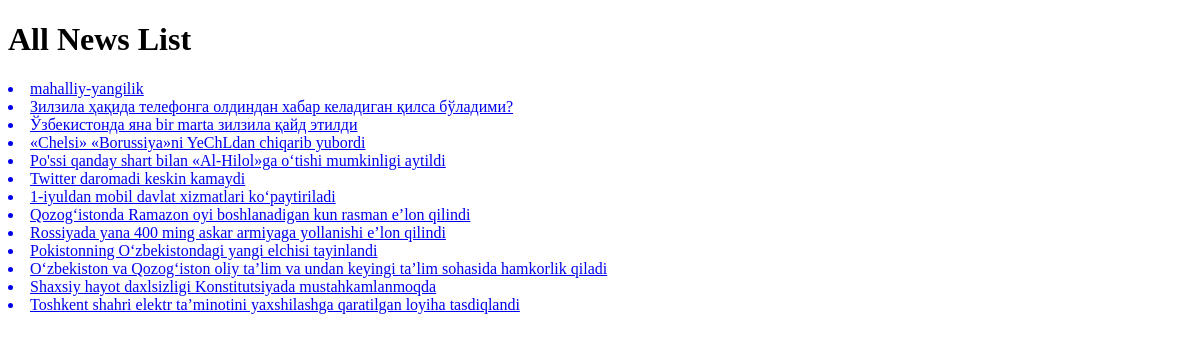
The page /news/ on the database as committed earlier.
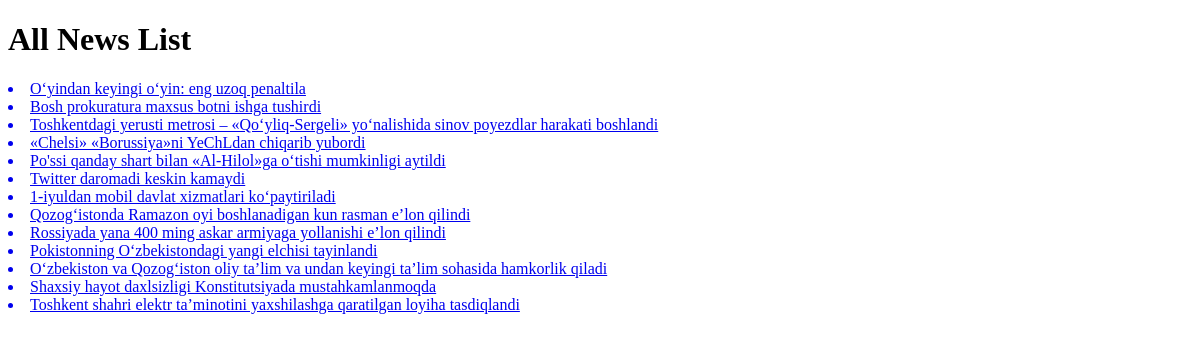
The same page on the database as committed later.
### NewsApp/models.py (models this page shows, shortened)
class News(models.Model):
    class Status(models.TextChoices):
        Draft = 'DF', 'Draft'
        Published = 'PB', 'Published'
    title = models.CharField(max_length=250)
    slug = models.SlugField(max_length=250)
    body = models.TextField()
    image = models.ImageField(upload_to='news/images/')
    category = models.ForeignKey(Category,
                                 on_delete=models.CASCADE)
    publish_time = models.DateTimeField(default=timezone.now)
    created_time = models.DateTimeField(auto_now_add=True)
    updated_time = models.DateTimeField(auto_now=True)
    status = models.CharField(max_length=2,
                              choices=Status.choices,
                              default=Status.Draft
                              )
    objects = models.Manager()
    publish = PublishManager()
    class Meta:
        ordering = ['-publish_time']

### NewsApp/views.py (the view)
# urls.py: path('news/', NewsListView, name='all_news_list'),
def NewsListView(request):
    news_list = News.objects.all()
    context = {
        'news_list': news_list
    }
    return render(request, 'news/news_list.html', context=context)

### NewsApp/context_processor.py (called while the page is built)
def latest_news(request):
    latest_news = News.objects.all().order_by('-publish_time')[:10]
    categories = Category.objects.all()
    context = {
        'latest_news': latest_news,
        'categories_footer': categories
    }
    return context

### templates/news/news_list.html (shortened to what this page needs)
<!DOCTYPE html>
<html lang="en">
<head>
</head>
<body>
<h1>All News List</h1>
    {% for news in news_list %}
    <a href="{% url 'news_detail_page' news.pk %}"><li>{{news.title}}</li></a>
    {% endfor %}
</body>
</html>

Rows that differ between the two databases and show on the page:
removed News: title "mahalliy-yangilik"
removed News: title "Зилзила ҳақида телефонга олдиндан хабар келадиган қилса бўладими?"
removed News: title "Ўзбекистонда яна bir marta зилзила қайд этилди"
added News: title "O‘yindan keyingi o‘yin: eng uzoq penaltila"
added News: title "Bosh prokuratura maxsus botni ishga tushirdi"
added News: title "Toshkentdagi yerusti metrosi – «Qo‘yliq-Sergeli» yo‘nalishida sinov poyezdlar harakati boshlandi"
